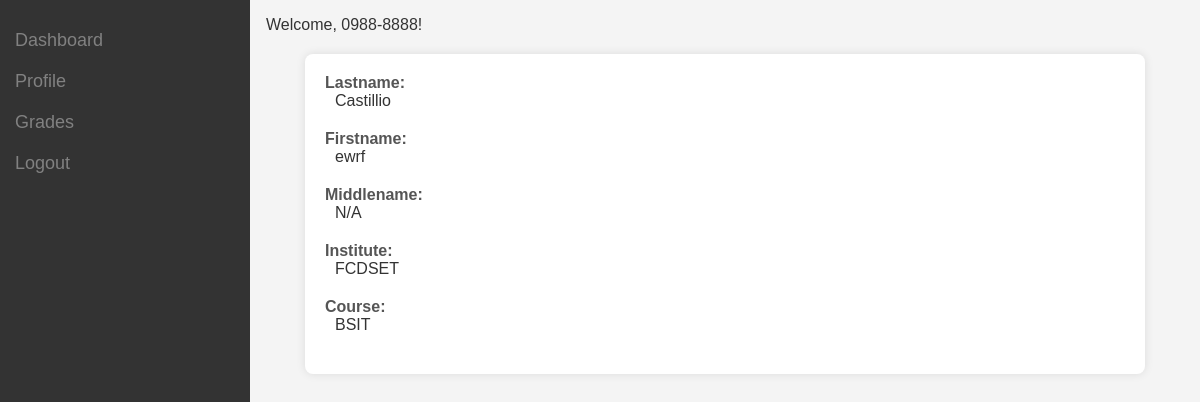
Screenshot of /integrative/user/profile.php (signed in) with the database file from the repository.
### tables this page shows
CREATE TABLE `students` (
  `id` varchar(40) NOT NULL,
  `firstname` varchar(50) NOT NULL,
  `lastname` varchar(50) NOT NULL,
  `middlename` varchar(50) NOT NULL,
  `dbirth` varchar(50) NOT NULL,
  `gender` varchar(50) NOT NULL,
  `province` varchar(50) NOT NULL,
  `municipality` varchar(50) NOT NULL,
  `barangay` varchar(50) NOT NULL,
  `zipcode` varchar(50) NOT NULL,
  `number` varchar(50) NOT NULL,
  `institute` varchar(50) NOT NULL,
  `course` varchar(50) NOT NULL,
  `gname` varchar(50) NOT NULL,
  `gnumber` varchar(50) NOT NULL,
  `address` varchar(50) NOT NULL
);

### integrative/user/profile.php (the view, shortened to what this page needs)
<!DOCTYPE html>
<html lang="en">
<head>
</head>
<body>
<div class="sidebar">
<a href="userdash.php">Dashboard</a>
    <a href="profile.php">Profile</a>
    <a href="grade.php">Grades</a>
    <?php
if (isset($_SESSION['username'])) {
echo '
    <a href="javascript:void(0);" onclick="confirmLogout()">   Logout
 </a>';
} else {
  header("location: logout.php");
}
?>
</div>
<div class="content">
<?php
include "../config/database.php";
if (isset($_SESSION["username"])) {
    $username = $_SESSION["username"];
    echo "Welcome, $username!";
    $qry = "SELECT * FROM students WHERE id = '$username'";
    $result = mysqli_query($conn, $qry);
    if ($result->num_rows > 0) {
        $row = mysqli_fetch_assoc($result);
    } else {
        echo "User not found in the database.";
    }
} else {
  echo "Mali";
    exit();
}
?>
<div class="container">
    <div class="info-box">
        <div class="info-label">Lastname:</div>
        <div class="info-value"><?php echo $row['lastname']; ?></div>
    </div>
    <div class="info-box">
        <div class="info-label">Firstname:</div>
        <div class="info-value"><?php echo $row['firstname']; ?></div>
    </div>
    <div class="info-box">
        <div class="info-label">Middlename:</div>
        <div class="info-value"><?php echo $row['middlename']; ?></div>
    </div>
    <div class="info-box">
        <div class="info-label">Institute:</div>
        <div class="info-value"><?php echo $row['institute']; ?></div>
    </div>
    <div class="info-box">
        <div class="info-label">Course:</div>
        <div class="info-value"><?php echo $row['course']; ?></div>
    </div>
</div>
</div>
</body>
</html>

### integrative/user/profile.php (style rules this page uses)
body { font-family: 'Arial', sans-serif; margin: 0; padding: 0; background-color: #f4f4f4; }
.sidebar { height: 100%; width: 250px; position: fixed; background-color: #333; padding-top: 20px; }
.sidebar a { padding: 10px 15px; text-decoration: none; font-size: 18px; color: #818181; display: block; transition: 0.3s; }
.content { margin-left: 250px; padding: 16px; }
body { font-family: 'Helvetica', 'Arial', sans-serif; background-color: #f4f4f4; color: #333; margin: 0; padding: 0; }
.container { max-width: 800px; margin: 20px auto; padding: 20px; background-color: #fff; box-shadow: 0 0 10px rgba(0, 0, 0, 0.1); border-radius: 8px; }
.info-box { margin-bottom: 20px; }
.info-label { font-weight: bold; color: #555; }
.info-value { margin-left: 10px; }

### rows the page displays
students: lastname "Castillio", firstname "ewrf", middlename "N/A", institute "FCDSET", course "BSIT"

### other values shown
$username "0988-8888"
